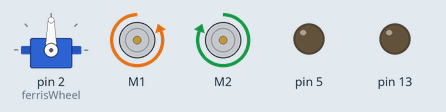
Simulated run of this sketch. Board: Arduino Uno, built with avr-gcc and run on an emulated ATmega328P. On the bench: servo, 2 × DC motor (green arrow = forward, orange = backward, longer = faster), output pins drawn as LEDs (lit = HIGH).

Above: at 0.1 s.
At 6.6 s:
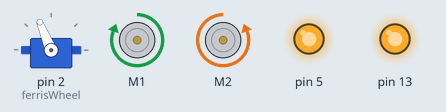
At 15.0 s:
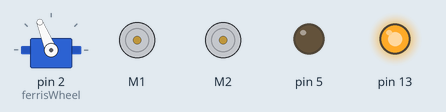
At 20.0 s:
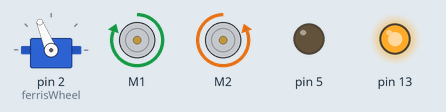
At 26.9 s:
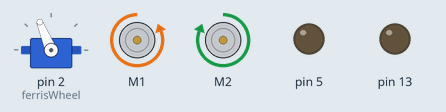
At 35.3 s:
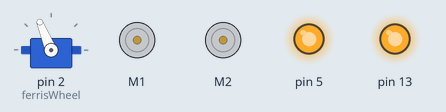
Timing chart, 0 to 36.8 s (numbered marks = the images above):
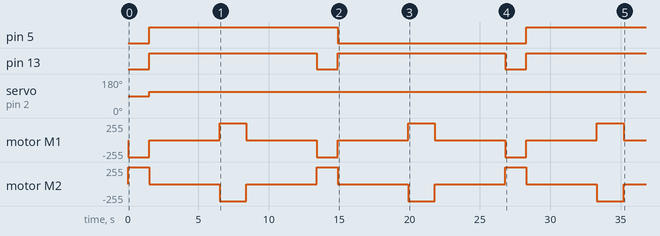

Measured:
- by itself, pin 5: LOW → HIGH at 1.5 s, → LOW 13.4 s later, → HIGH 13.4 s later
- by itself, pin 13: alternates HIGH for 11.9 s and LOW for 1.5 s
- by itself, servo on pin 2 (ferrisWheel): 90° → 112° at 1.5 s
- by itself, motor M1: repeats every 13.4 s: stopped 5.0 s, forward 255/255 1.9 s, stopped 5.0 s, backward 255/255 1.5 s
- by itself, motor M2: repeats every 13.4 s: stopped 5.0 s, backward 255/255 1.9 s, stopped 5.0 s, forward 255/255 1.5 s

The sketch:

TDJFinal.ino
```cpp
#include <AFMotor.h>
#include <Servo.h>

class LED {
    int ledPin;
    int ledState;
    long onTime;
    long offTime;

    unsigned long previousMillis;

  public:
    LED (int pin, long on, long off) {
      ledPin = pin;
      pinMode(ledPin, OUTPUT);

      onTime = on;
      offTime = off;

      ledState = LOW;
      previousMillis = 0;
    }

    void Update() {
      unsigned long currentMillis = millis();

      if ((ledState == HIGH) && (currentMillis - previousMillis >= onTime))
      {
        ledState = LOW;
        previousMillis = currentMillis;
        digitalWrite(ledPin, ledState);
      }
      else if ((ledState == LOW) && (currentMillis - previousMillis >= offTime))
      {
        ledState = HIGH;
        previousMillis = currentMillis;
        digitalWrite(ledPin, ledState);
      }
    }

    void ledOff() {
      digitalWrite(ledState, LOW);
    }
};

LED railWarnings(13, 350, 50);
LED ferrisWheelLights(5, 350, 10);

AF_DCMotor railArmOne(1, MOTOR12_64KHZ);
AF_DCMotor railArmTwo(2, MOTOR12_64KHZ);

Servo ferrisWheel;

void setup() {
   ferrisWheel.attach(2);
}

void loop() {
  railArmOne.setSpeed(255);
  railArmTwo.setSpeed(255);
  railArmOne.run(BACKWARD);
  railArmTwo.run(FORWARD);
  railWarnings.Update();
  delay(1500);
  railArmOne.run(RELEASE);
  railArmTwo.run(RELEASE);

  ferrisWheel.writeMicroseconds(1700);
  ferrisWheelLights.Update();
  railWarnings.Update();
  delay(5000);
  ferrisWheelLights.ledOff();
  railWarnings.ledOff();

  railArmOne.setSpeed(255);
  railArmTwo.setSpeed(255);
  railArmOne.run(FORWARD);
  railArmTwo.run(BACKWARD);
  delay(1900);
  railArmOne.run(RELEASE);
  railArmTwo.run(RELEASE);
  delay(5000);
}
```
